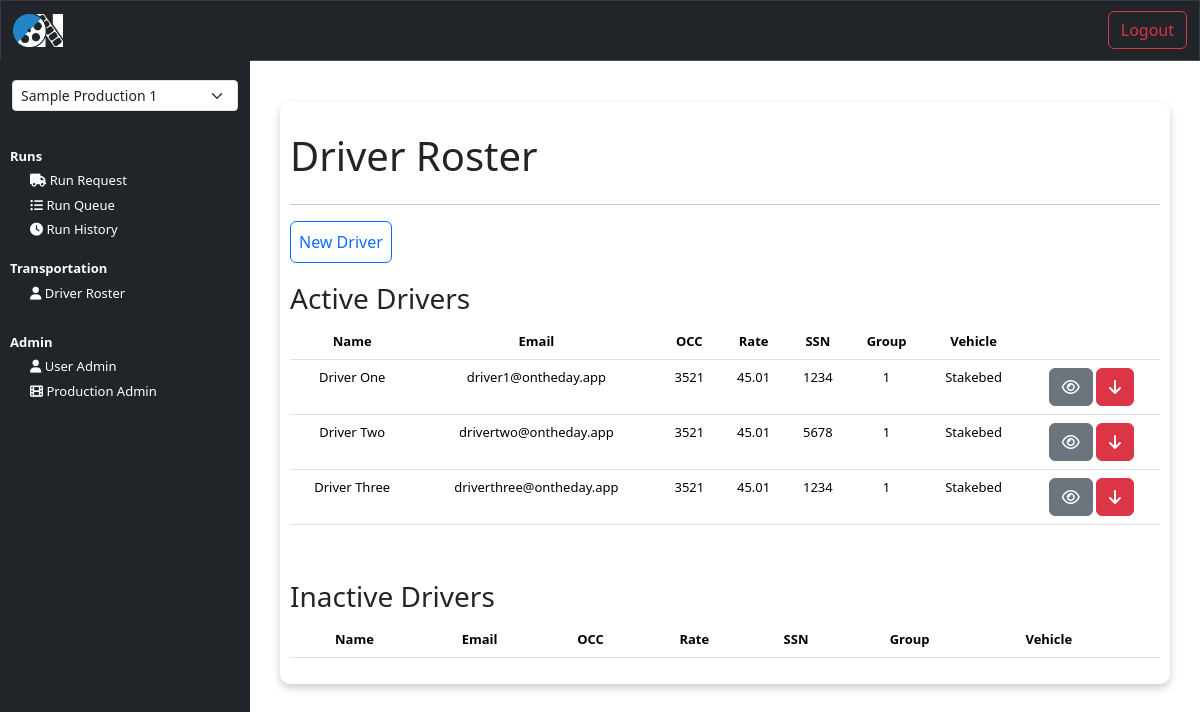
/driver_roster (signed in), run on an earlier commit of the app's database.
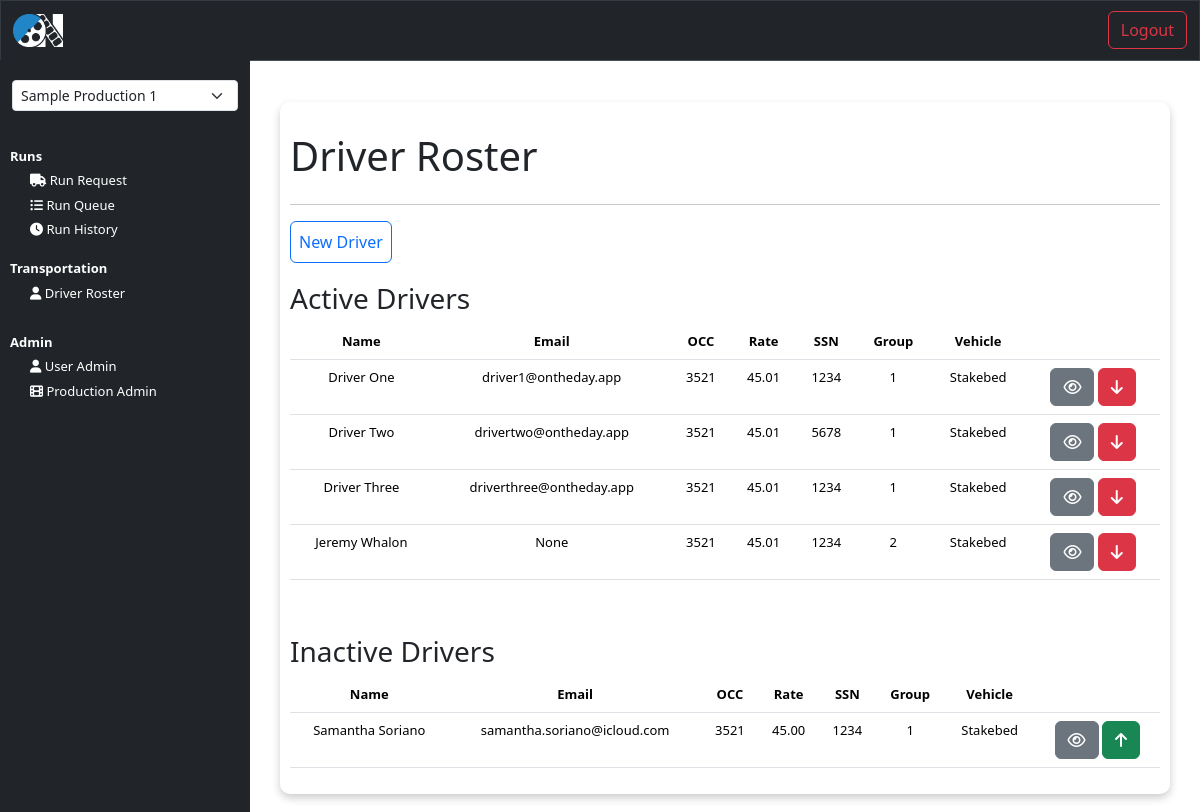
And on a later commit of the database.
### transportation/models.py (models this page shows, shortened)
class Driver(models.Model):
    production_title = models.CharField(max_length=150, null=True, blank=True)
    first_name = models.CharField(max_length=150, null=True, blank=True)
    last_name = models.CharField(max_length=150, null=True, blank=True)
    driver_email = models.EmailField(_('email address'), null=True, blank=True)
    driver_phone = models.CharField(max_length=15, null=True, blank=True)
    occupation_code = models.CharField(max_length=4, null=True, blank=True)
    rate = models.DecimalField(max_digits=6, decimal_places=2, null=True, blank=True)
    grouping = models.IntegerField(null=True, blank=True)
    last_4 = models.CharField(max_length=6, null=True, blank=True)
    is_active = models.BooleanField(default=True)

### interface/views.py (the view)
# urls.py: path('driver_roster', views.driver_roster, name="driver_roster"),
@login_required(login_url='login')
def driver_roster(request):
    drivers = Driver.objects.all()
    user = get_object_or_404(NewUser, id=request.user.id)
    user_productions = user.productions.filter(is_active=True)
    production_title_in_session = request.session.get('production_title')
    if production_title_in_session:
        drivers = drivers.filter(production_title=production_title_in_session)
    context = {
        'drivers': drivers,
        'user_productions': user_productions,
    }
    return render(request, 'interface/driver_roster.html', context=context)

### interface/templates/interface/driver_roster.html
{% extends 'interface/layout.html' %}
{% load crispy_forms_tags %}
{% block content %}
    <main>
      <br>
      <div class="container">
        <div class="card-body">
          <br>
          <div class="card-title d-flex justify-content-between">
            <h1>Driver Roster</h1>
          </div>
          <hr>
          <a class="btn btn-outline-primary p-2" href="{% url 'add_driver' %}">New Driver</a>
          <br><br>
          <h3>Active Drivers</h3>
          <div class="table-responsive">
              <table class="table">
                  <thead>
                    <tr>
                      <th scope="col">Name</th>
                      <th class="hidden-column" scope="col">Email</th>
                      <th class="hidden-column" scope="col">OCC</th>
                      <th class="hidden-column" scope="col">Rate</th>
                      <th class="hidden-column" scope="col">SSN</th>
                      <th scope="col">Group</th>
                      <th scope="col">Vehicle</th>
                      <th scope="col"></th>
                    </tr>
                  </thead>
                  <tbody>
                      {% for driver in drivers %}
                        {% if driver.is_active %}
                          <tr>
                              <td scope="row"> {{driver.first_name}} {{driver.last_name}}</td>
                              <td class="hidden-column" >{{ driver.driver_email }}</td>
                              <td class="hidden-column" >{{ driver.occupation_code }}</td>
                              <td class="hidden-column" >{{ driver.rate }}</td>
                              <td class="hidden-column" >{{ driver.last_4 }}</td>
                              <td>{{ driver.grouping }}</td>
                              <td>Stakebed</td>
                              <td>
                                <a class="btn btn-secondary" href="{% url 'view_driver' driver.id %}" title="deactivate_driver"><i class="fa fa-eye"></i></a>
                                  <a class="btn btn-danger" href="{% url 'deactivate_driver' driver.id %}" title="deactivate_driver"><i class="fa fa-arrow-down"></i></a>
                              </td>
                          </tr>
                        {% endif %}
                      {% endfor %}
                  </tbody>
              </table>
          </div>
          <br><br>
          <h3>Inactive Drivers</h3>
          <div class="table-responsive">
              <table class="table">
                  <thead>
                    <tr>
                      <th scope="col">Name</th>
                      <th class="hidden-column" scope="col">Email</th>
                      <th class="hidden-column" scope="col">OCC</th>
                      <th class="hidden-column" scope="col">Rate</th>
                      <th class="hidden-column" scope="col">SSN</th>
                      <th scope="col">Group</th>
                      <th scope="col">Vehicle</th>
                      <th scope="col"></th>
                    </tr>
                  </thead>
                  <tbody>
                    {% for driver in drivers %}
                          {% if not driver.is_active %}
                              <tr>
                                  <td scope="row">{{ driver.first_name }} {{ driver.last_name }}</td>
                                  <td class="hidden-column">{{ driver.driver_email }}</td>
                                  <td class="hidden-column">{{ driver.occupation_code }}</td>
                                  <td class="hidden-column">{{ driver.rate }}</td>
                                  <td class="hidden-column">{{ driver.last_4 }}</td>
                                  <td>{{ driver.grouping }}</td>
                                  <td>Stakebed</td>
                                  <td>
                                    <button class="btn btn-secondary" name="view-driver" title="view"><i class="fa fa-eye"></i></button>
                                    <a class="btn btn-success" href="{% url 'activate_driver' driver.id %}" title="activate_driver"><i class="fa fa-arrow-up"></i></a>
                                  </td>
                              </tr>
                          {% endif %}
                      {% endfor %}
                  </tbody>
              </table>
          </div>
        </div>
      </div>
    </main>
{% endblock %}

### interface/templates/interface/layout.html (shortened to what this page needs)
{% load static %}
<!DOCTYPE html>
<html lang="en">
<head>
    <link rel="stylesheet" href="https://cdnjs.cloudflare.com/ajax/libs/font-awesome/6.5.2/css/font-awesome.min.css">
    <link href="https://cdn.jsdelivr.net/npm/bootstrap@5.3.3/dist/css/bootstrap.min.css" rel="stylesheet">
    <link rel="stylesheet" type="text/css" href="{% static 'css/style.css' %}">
    <link rel="stylesheet" type="text/css" href="https://cdn.datatables.net/1.11.5/css/jquery.dataTables.min.css">
    <link rel="stylesheet" type="text/css" href="https://cdn.datatables.net/buttons/2.1.2/css/buttons.dataTables.min.css">
</head>
<body>
    {% include 'interface/header.html' %}
    {% include 'interface/navbar_copy.html' %}
    <main class="content p-2">
        {% block content %}
        {% endblock %}
    </main>
</body>
</html>

### interface/templates/interface/header.html (shortened to what this page needs)
{% load static %}
<header class="otd-header">
    <nav class="navbar navbar-dark bg-dark border-bottom border-body header-bar" data-bs-theme="dark">
        <div class="container-fluid">
            {% if user.is_authenticated %}
                <a class="navbar-brand" href="{% url 'dashboard' %}">
                    <img src="{% static 'img/logo_white.png' %}" alt="OTD Logo" style="width: 50px; height: auto;">
                </a>
            {% else %}
                <a class="navbar-brand" href="#!">
                    <img src="{% static 'img/logo_white.png' %}" alt="OTD Logo" style="width: 50px; height: auto;">
                </a>
            {% endif %}
            {% if user.is_authenticated %}
                <a class="btn btn-outline-danger" href="{% url 'logout' %}">Logout</a>
            {% else %}
                <a class="btn btn-outline-primary" href="{% url 'login' %}">Login</a>
            {% endif %}
        </div>
    </nav>
</header>

### interface/templates/interface/navbar_copy.html (shortened to what this page needs)
<nav class="bg-dark sidebar" id="sidebar">
    <div class="container">
        <div class="row">
            <form id="production-form" action="{% url 'change_production' %}" method="post">
                <div class="production-select">
                    <select id="production-select" class="form-select form-select-sm mb-3" aria-label=".form-select-lg example" name="production_title">
                        {% for production in user_productions %}
                            <option value="{{ production.production_title }}" {% if production.production_title == request.session.production_title %} selected {% endif %}>{{ production.production_title }}</option>
                        {% endfor %}
                    </select>
                </div>
            </form>
        </div>
    </div>
    <br>
    <ul>
        <strong class="text-white">Runs</strong>
        <li><a class="dropdown-item" href="{% url 'new_run' %}"><i class="fa fa-truck"></i> Run Request</a></li>
        <li><a class="dropdown-item" href="{% url 'run_queue' %}"><i class="fa fa-list-ul"></i> Run Queue</a></li>
        <li><a class="dropdown-item" href="{% url 'run_history' %}"><i class="fa fa-clock"></i> Run History</a></li>
    </ul>
    <br>
    <ul>
        <strong class="text-white">Transportation</strong>
        <li><a class="dropdown-item" href="{% url 'driver_roster' %}">
            <i class="fa fa-user"></i> Driver Roster</a>
        </li>
        <li>
        </li>
        <li>
        </li>
    </ul>
    <br>
    <ul>
        <strong class="text-white">Admin</strong>
        <li><a class="dropdown-item" href="{% url 'user_admin' %}"><i class="fa fa-user"></i> User Admin</a></li>
        <li><a class="dropdown-item" href="{% url 'production_admin' %}"><i class="fa fa-film"></i> Production Admin</a></li>
    </ul>
    <br>
</nav>

### static/css/style.css (style rules this page uses)
body { padding: 0; margin: 0; background-color: white; }
main { margin: 0; padding: 0; }
.otd-header { z-index: 1100; }
.header-bar { background-color: #343a40; color: white; position: fixed; top: 0; border: 1px solid #343a40; width: 100%; }
.sidebar { display: none; padding: 0; margin: 0; width: 250px; position: fixed; top: 0; left: 0; height: 100vh; margin-top: 60px; padding-top: 20px; border: none; background-color: #343a40; font-size: small; z-index: 9999; }
.sidebar ul { list-style-type: none; padding: 0; padding-left: 10px; margin: 0; }
.sidebar li { padding-top: 5px; padding-left: 20px; }
.sidebar a { text-decoration: none; color: white; display: block; }
.content { margin-top: 60px; }
.card-body { padding: 20px; margin: 20px; border-radius: 10px; box-shadow: 0 4px 8px 0 rgba(0,0,0,0.2); background-color: white; }
td, th { text-align: center; }
@media (min-width: 768px) { .card-body { padding: 10px; margin: 10px; font-size: small; } }
@media (min-width: 994px) { th { white-space: nowrap; } }

What changed in the data, as far as the page shows it:
added Driver: first_name "Jeremy", last_name "Whalon", driver_email "None", occupation_code "3521", rate "45.01", last_4 "1234", grouping "2", shown under "Active Drivers"
added Driver: first_name "Samantha", last_name "Soriano", driver_email "samantha.soriano@icloud.com", occupation_code "3521", rate "45.00", last_4 "1234", grouping "1", shown under "Inactive Drivers"
